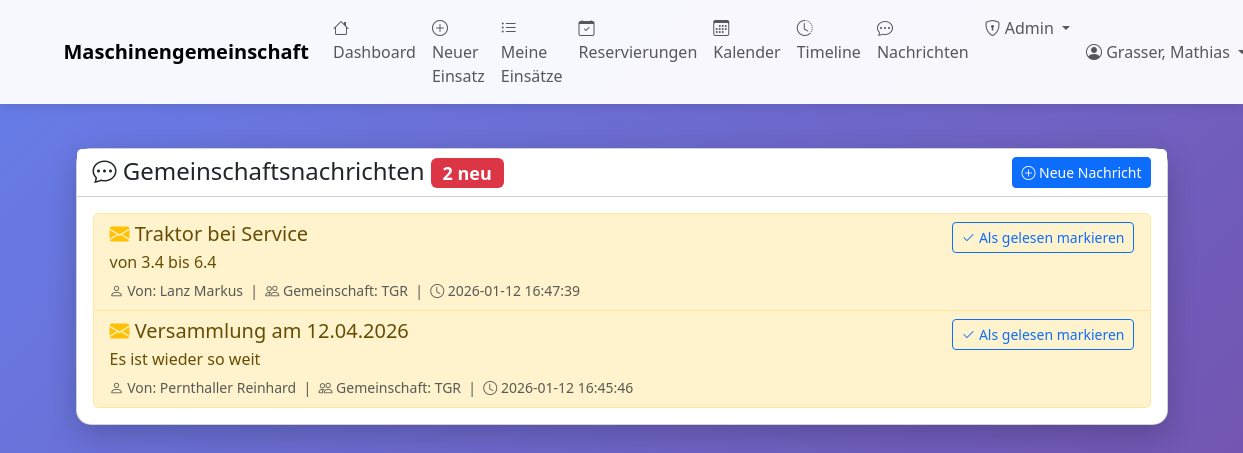
Page /nachrichten (signed in) on the committed database.
### tables this page shows
CREATE TABLE gemeinschafts_nachrichten (
            id INTEGER PRIMARY KEY AUTOINCREMENT,
            gemeinschaft_id INTEGER NOT NULL,
            absender_id INTEGER NOT NULL,
            betreff TEXT NOT NULL,
            nachricht TEXT NOT NULL,
            erstellt_am TEXT NOT NULL,
            FOREIGN KEY (gemeinschaft_id) REFERENCES gemeinschaften(id),
            FOREIGN KEY (absender_id) REFERENCES benutzer(id)
        );

### web_app.py (the view)
@app.route('/nachrichten')
@login_required
def nachrichten():
    with MaschinenDBContext(DB_PATH) as db:
        cursor = db.connection.cursor()
        cursor.execute("""
            SELECT DISTINCT n.*,
                   g.name as gemeinschaft_name,
                   b.name as absender_name, b.vorname as absender_vorname,
                   CASE WHEN ng.gelesen_am IS NOT NULL THEN 1 ELSE 0 END as gelesen
            FROM gemeinschafts_nachrichten n
            JOIN gemeinschaften g ON n.gemeinschaft_id = g.id
            JOIN benutzer b ON n.absender_id = b.id
            JOIN mitglied_gemeinschaft mg ON g.id = mg.gemeinschaft_id
            LEFT JOIN nachricht_gelesen ng ON n.id = ng.nachricht_id AND ng.benutzer_id = ?
            WHERE mg.mitglied_id = ?
            ORDER BY n.erstellt_am DESC
        """, (session['benutzer_id'], session['benutzer_id']))
        columns = [desc[0] for desc in cursor.description]
        nachrichten_list = [dict(zip(columns, row)) for row in cursor.fetchall()]
        ungelesen = sum(1 for n in nachrichten_list if not n['gelesen'])
    return render_template('nachrichten.html',
                         nachrichten=nachrichten_list,
                         ungelesen=ungelesen)

### database.py (called while the page is built)
    def connect(self):
        self.connection = sqlite3.connect(self.db_path)
        self.connection.row_factory = sqlite3.Row
        self.cursor = self.connection.cursor()

    def close(self):
        if self.connection:
            self.connection.close()

    def __enter__(self):
        self.connect()
        return self

    def __exit__(self, exc_type, exc_val, exc_tb):
        if exc_type is None:
            self.connection.commit()
        else:
            self.connection.rollback()
        self.close()
        return False

### web_app.py (called while the page is built)
def login_required(f):
    @wraps(f)
    def decorated_function(*args, **kwargs):
        if 'benutzer_id' not in session:
            flash('Bitte melden Sie sich an.', 'warning')
            return redirect(url_for('login'))
        return f(*args, **kwargs)
    return decorated_function

### templates/nachrichten.html (shortened to what this page needs)
{% extends "base.html" %}
{% block content %}
<div class="container mt-4">
    <div class="row">
        <div class="col-12">
            <div class="card">
                <div class="card-header bg-white d-flex justify-content-between align-items-center">
                    <h4 class="mb-0">
                        <i class="bi bi-chat-dots"></i> Gemeinschaftsnachrichten
                        {% if ungelesen > 0 %}
                        <span class="badge bg-danger">{{ ungelesen }} neu</span>
                        {% endif %}
                    </h4>
                    <a href="{{ url_for('nachricht_neu') }}" class="btn btn-primary btn-sm">
                        <i class="bi bi-plus-circle"></i> Neue Nachricht
                    </a>
                </div>
                <div class="card-body">
                    {% if nachrichten %}
                    <div class="list-group">
                        {% for nachricht in nachrichten %}
                        <div class="list-group-item {% if not nachricht.gelesen %}list-group-item-warning{% endif %}">
                            <div class="d-flex w-100 justify-content-between align-items-start">
                                <div class="flex-grow-1">
                                    <h5 class="mb-1">
                                        {% if not nachricht.gelesen %}
                                        <i class="bi bi-envelope-fill text-warning"></i>
                                        {% else %}
                                        <i class="bi bi-envelope-open text-muted"></i>
                                        {% endif %}
                                        {{ nachricht.betreff }}
                                    </h5>
                                    <p class="mb-1">{{ nachricht.nachricht }}</p>
                                    <small class="text-muted">
                                        <i class="bi bi-person"></i> Von: {{ nachricht.absender_name }} {{ nachricht.absender_vorname or '' }}
                                        &nbsp;|&nbsp;
                                        <i class="bi bi-people"></i> Gemeinschaft: {{ nachricht.gemeinschaft_name }}
                                        &nbsp;|&nbsp;
                                        <i class="bi bi-clock"></i> {{ nachricht.erstellt_am }}
                                    </small>
                                </div>
                                {% if not nachricht.gelesen %}
                                <div class="ms-3">
                                    <a href="{{ url_for('nachricht_lesen', nachricht_id=nachricht.id) }}"
                                       class="btn btn-sm btn-outline-primary">
                                        <i class="bi bi-check2"></i> Als gelesen markieren
                                    </a>
                                </div>
                                {% endif %}
                            </div>
                        </div>
                        {% endfor %}
                    </div>
                    {% endif %}
                </div>
            </div>
        </div>
    </div>
</div>
{% endblock %}

### templates/base.html (style rules this page uses)
body { min-height: 100vh; background: linear-gradient(135deg, #667eea 0%, #764ba2 100%); }
.card { border-radius: 15px; box-shadow: 0 10px 30px rgba(0,0,0,0.2); }

### rows in the picture
gemeinschafts_nachrichten: betreff "Traktor bei Service", nachricht "von 3.4 bis 6.4", absender_name "Lanz", absender_vorname "Markus", gemeinschaft_name "TGR", erstellt_am "2026-01-12 16:47:39"
gemeinschafts_nachrichten: betreff "Versammlung am 12.04.2026", nachricht "Es ist wieder so weit", absender_name "Pernthaller", absender_vorname "Reinhard", gemeinschaft_name "TGR", erstellt_am "2026-01-12 16:45:46"

### other values in the picture
{{ session.get('benutzer_name') }} "Grasser, Mathias"
{{ ungelesen }} "2"
